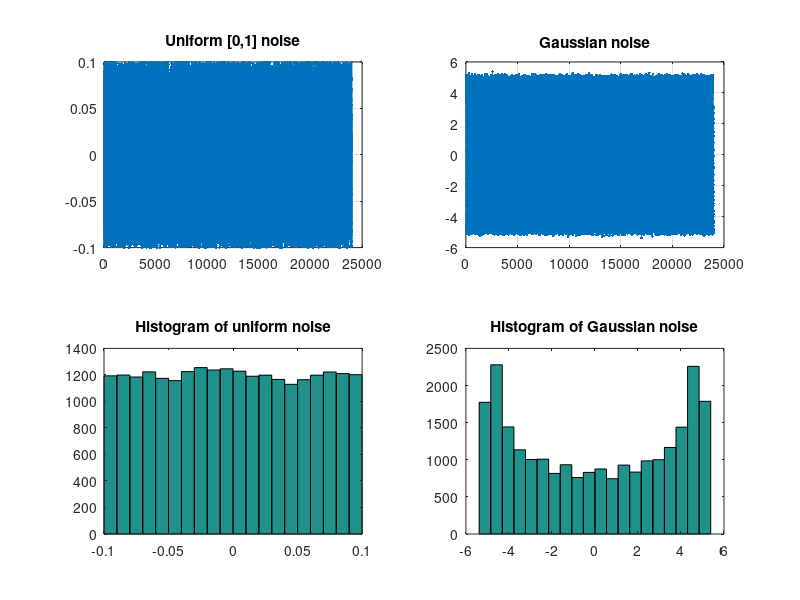

Here is the MATLAB script that generated this plot:
clc; clear; close all;

fs=8000; Nx= 3 * fs;                 % sampling frequency, number of samples
dt = 1/fs;                      % sampling period
t = dt*(0:Nx-1);                % sampling times (many moments)

% vals set 1
A1=5; f1=100; p1=pi/4;          % sine: amplitude, frequency and phase
sinus = A1 * sin(2*pi*f1*t+p1);    % sine as a first signal component



s1 = rand(1,Nx);  s1 = 0.1*(2*(s1-0.5)); % uniform; scaling to [-0.1,0.1]
s2 = randn(1,Nx);  s2 = 0.1*s2; % Gaussian; scaling to std=0.1
s2 = s2+sinus;
figure
subplot(221); plot(s1,'.-'); grid; title('Uniform [0,1] noise');
subplot(222); plot(s2,'.-'); grid; title('Gaussian noise');
subplot(223); hist(s1,20); title('Histogram of uniform noise');
subplot(224); hist(s2,20); title('Histogram of Gaussian noise');
